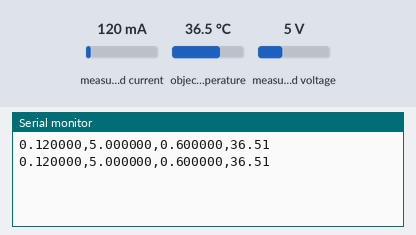
Simulated run of this sketch. Board: Arduino Uno, built with avr-gcc and run on an emulated ATmega328P. Shown: the last lines printed to the serial monitor. The inputs (shaded band) are chosen by the test bench; at power-on: measured current 120 mA, object temperature 36.5 °C, measured voltage 5 V.

Above: at 1.2 s.
1.3 s: measured current set to 40 mA
At 2.6 s:
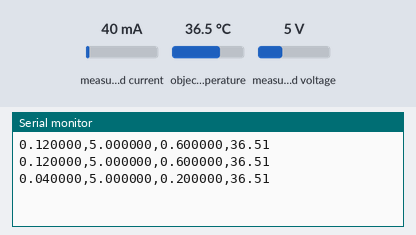
2.8 s: object temperature set to 20 °C
At 3.7 s:
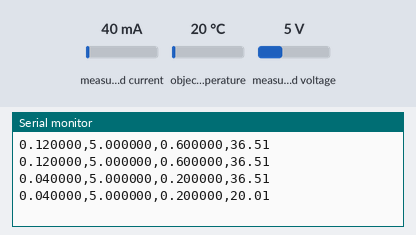
4.3 s: measured voltage set to 0.3 V
At 5.9 s:
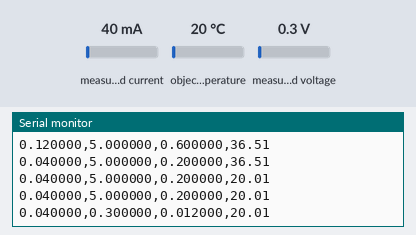
Timing chart, 0 to 7.4 s (numbered marks = the images above; inputs shaded):
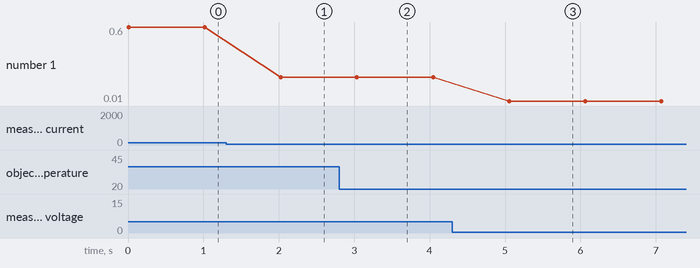

The sketch:

esp_to_python.ino
```cpp
#include <Wire.h>
#include <Adafruit_INA219.h>
#include <Adafruit_MLX90614.h>

Adafruit_INA219 ina219;
Adafruit_MLX90614 mlx = Adafruit_MLX90614();

void setup() {
  // === 初始化 Serial 與 INA219 ===
  Serial.begin(9600);
  Wire.begin();
  ina219.begin();
  mlx.begin();
}

void loop() {
  // === 讀 INA219 最新電壓/電流/功率 ===
  float busVoltage = ina219.getBusVoltage_V();  // 系統電壓 (V)
  float current_mA = ina219.getCurrent_mA();    // 電流 (mA)
  float power_mW   = ina219.getPower_mW();      // 功率 (mW)
  float temp = mlx.readObjectTempC();           // 物體溫度 (°C)

  // === 串口傳送: 電流(A), 電壓(V), 功率(W), 溫度(C) ===
  Serial.print(current_mA / 1000.0, 6);  // 換成 A，保留 6 位小數
  Serial.print(",");
  Serial.print(busVoltage, 6);           // 保留 6 位小數
  Serial.print(",");
  Serial.print(power_mW / 1000.0, 6);    // 換成 W，保留 6 位小數
  Serial.print(",");
  Serial.println(temp, 2);               // 溫度保留 2 位小數

  // === 每秒送一次，持續輪詢 ===
  delay(1000);
}
```

Measured:
- after the input at 1.3 s, the serial monitor: prints a new line after 0.73 s (image 1)
- after the input at 2.8 s, the serial monitor: prints a new line after 0.24 s (image 2)
- after the input at 4.3 s, the serial monitor: prints a new line after 0.76 s (image 3)
- plotted number 1: 0.6 → 0.2 after the input at 1.3 s, 0.2 → 0.01 after the input at 4.3 s
